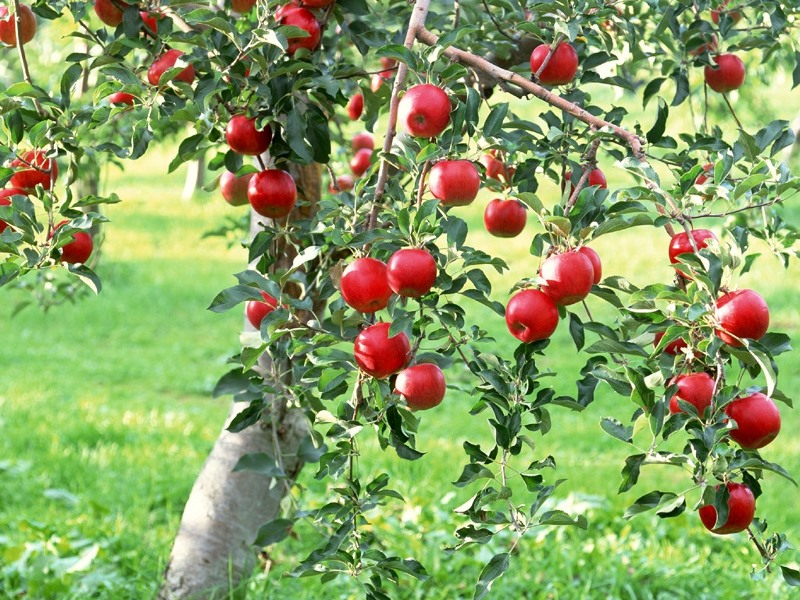
//> input picture tree3.jpg, 800 x 600 px
$ ./main   (built with g++ and OpenCV 4)
//> lines starting //> are read from the running program, lines starting //| are printed output that depends on the picture; after the words box and inside, x2 and y2 are one past the last pixel; in counts of white or black regions, pixels touching at a corner belong together
// Caution!
// !! don't compile it with NDEBUG =(
// !! don't compile it with _GLIBCXX_DEBUG, or be sure that opencv was compiled with this flag
#include <opencv2/opencv.hpp>
#include <cstdio>
#include <cstdlib>
#include <iostream>
#include <cstring>
#include <cmath>
#include <exception>
#include <functional>
#include <ctime>
#include <stdlib.h>
#include <unordered_map>
#include <sys/resource.h>

using namespace cv;
using namespace std;

namespace {
    // change kPrefixPath before running or create folder `results/`
    const string kPrefixPath = "";

class ImageWrapper {
public:
    explicit ImageWrapper(const string& image_name)
        : image_name_(image_name)
    {
//> called with image_name = "./tree3.jpg"
        image_ = imread(image_name);
//> image_ is the input picture: 600 rows x 800 cols, CV_8UC3; mean B, G, R 100, 159.6, 138.6
        if (!image_.data) {
            cerr << "can't find: " << image_name << endl;
            throw runtime_error("bad image's name");
        }
    }

    explicit ImageWrapper(const Mat& image)
        : image_(image)
    {
        assert(image.data);
    }

    // [6 lines left out: function ImageWrapper, not called in this run]

    ImageWrapper Show() const {
        cerr << "show: " << id_ << endl;
        namedWindow(to_string(id_), WINDOW_NORMAL);
        if (image_.type() == CV_32F) {
            Mat temp;
            image_.convertTo(temp, CV_8U, 255);
            imshow(to_string(id_), temp);
        } else {
            imshow(to_string(id_), image_);
        }
        id_++;

        return *this;
    }

    static void Wait() {
        waitKey(0);
    }

    ImageWrapper Save(const string& name = "") const {
        Mat image = image_;
        if (image.type() == CV_32F) {
            image.convertTo(image, CV_8U, 255);
        }

        if (name.size() > 0) {
            assert(imwrite(kPrefixPath + name, image));
        } else if (image_name_.size() > 0) {
            assert(imwrite(kPrefixPath + image_name_, image));
        } else {
            assert(false);
        }

        return *this;
    }

    ImageWrapper FindFruits(const int threshold_ = 140) const {
//> called with threshold_ = 140
        assert(threshold_ > 40); // =(, dfs is so sad

        Mat lab_image;
        GaussianBlur(image_, lab_image, Size(5, 5), 0);
        cvtColor(lab_image, lab_image, CV_BGR2Lab);
//> lab_image: 600 rows x 800 cols, CV_8UC3; mean of channels 0, 1, 2 161, 111.2, 157.5

        Mat planes[3];
        split(lab_image, planes);
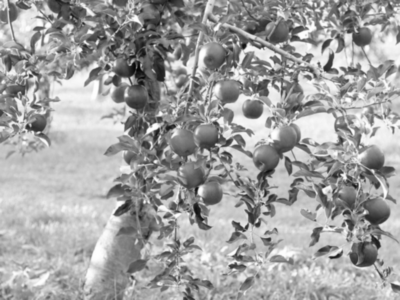
//> planes[0]: 600 rows x 800 cols, CV_8UC1 (shown at 1/2 size); min 6, max 255, mean 161
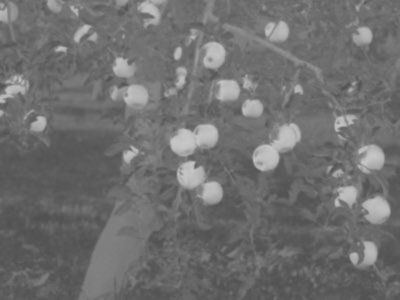
//> planes[1]: 600 rows x 800 cols, CV_8UC1 (shown at 1/2 size); min 80, max 198, mean 111.2
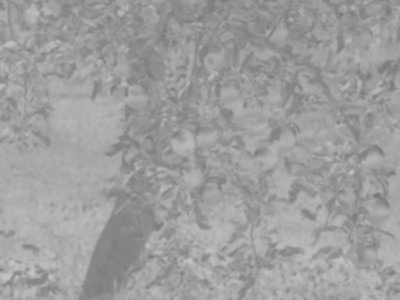
//> planes[2]: 600 rows x 800 cols, CV_8UC1 (shown at 1/2 size); min 116, max 196, mean 157.5

        Mat& a_plane = planes[1];
        threshold(a_plane, a_plane, threshold_, 255, THRESH_BINARY);
//> a_plane: 600 rows x 800 cols, CV_8UC1; 8.9% white; 83 white regions (27 under 20 px), largest, box (x1, y1, x2, y2) and area: (505, 246, 602, 343) 4585, (339, 248, 437, 314) 4202, (354, 322, 445, 407) 3956

        const int anchor_x = 5;
        const int anchor_y = 5;
        Mat element = getStructuringElement(MORPH_ELLIPSE, Size(2 * anchor_x + 1, 2 * anchor_y + 1), Point(anchor_x, anchor_y));
        morphologyEx(a_plane, a_plane, MORPH_CLOSE, element);
        morphologyEx(a_plane, a_plane, MORPH_OPEN, element);
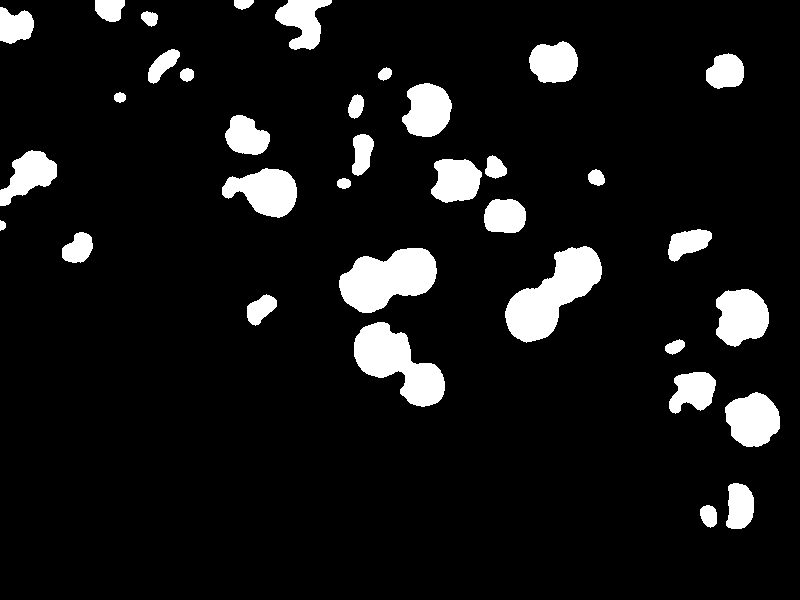
//> a_plane: 600 rows x 800 cols, CV_8UC1; 8.7% white; 35 white regions, largest, box (x1, y1, x2, y2) and area: (505, 246, 602, 343) 4645, (339, 248, 437, 313) 4243, (354, 322, 445, 407) 4006

        int cnt_components;
        vector<vector<int>> conn_matrix;
        // get connected components and count of components
        tie(conn_matrix, cnt_components) = ImageWrapper(a_plane).ConnMatrix();
//> conn_matrix = 600 items; cnt_components = 36

        Mat grad_x;
        Sobel(a_plane, grad_x, CV_32F, 1, 0); // x = 1, 0
        pow(grad_x, 2, grad_x);

        Mat grad_y;
        Sobel(a_plane, grad_y, CV_32F, 0, 1); // y = 0, 1
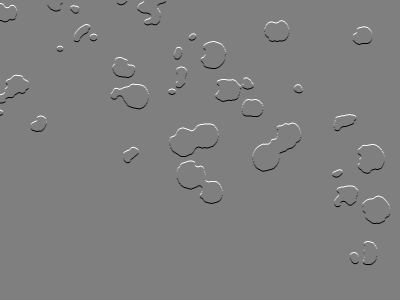
//> grad_y: 600 rows x 800 cols, CV_32FC1 (shown at 1/2 size); min -1020, max 1020, mean -0.4; drawn with min black and max white
        pow(grad_y, 2, grad_y);

        Mat grad; // grad = sqrt(grad_x ** 2 + grad_y ** 2)
        sqrt(grad_x + grad_y, grad);
        grad.convertTo(grad, CV_8U);
        threshold(grad, grad, 100, 255, THRESH_BINARY);

        vector<pair<vector<int>, vector<int>>> color2coord(cnt_components);
//> color2coord = 36 items
        for (int i = 0; i < grad.rows; ++i) {
            for (int j = 0; j < grad.cols; ++j) {
                if (grad.at<uchar>(i, j) && conn_matrix[i][j]) {
                    color2coord[conn_matrix[i][j]].first.push_back(i);
                    color2coord[conn_matrix[i][j]].second.push_back(j);
                }
            }
        }

        for (int i = 0; i < cnt_components; ++i) {
            sort(color2coord[i].first.begin(), color2coord[i].first.end());
            sort(color2coord[i].second.begin(), color2coord[i].second.end());
        }
//> this loop made 36 passes

        Mat circles = Mat::zeros(image_.rows, image_.cols, CV_8U);
        int cnt = 0;
        for (int i = 0; i < cnt_components; ++i) {
            vector<int>& xs = color2coord[i].first;
            vector<int>& ys = color2coord[i].second;
            if (xs.size() == 0 || ys.size() == 0) continue;
            int mid_x = xs.size() / 2;
            int mid_y = ys.size() / 2;

            Point center(ys[mid_y], xs[mid_x]);
            int radius = sqrt(pow(xs.front() - xs[mid_x], 2) + pow(ys.back() - ys[mid_y], 2));
            //if (radius < 20) continue;

            // draw circle on the Mat `circles`
            circle(circles, center, radius, Scalar(255), 6);
            cnt++;
        }
//> this loop made 36 passes
//> (mid_x, mid_y, center, radius) on passes 2 to 9: (36, 36, Point(110, 14), 19), (19, 19, Point(243, 6), 11), (105, 105, Point(301, 25), 39), (59, 59, Point(19, 22), 20), (31, 31, Point(149, 18), 10), (92, 92, Point(554, 61), 30), (64, 64, Point(162, 65), 23), (71, 71, Point(724, 71), 26)
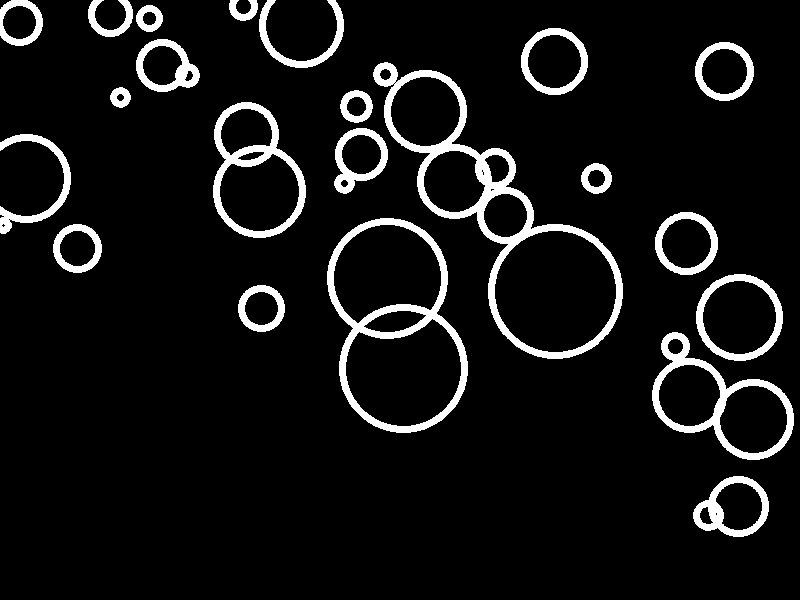
//> circles: 600 rows x 800 cols, CV_8UC1; 7.7% white; 22 white regions, largest, box (x1, y1, x2, y2) and area: (373, 62, 623, 359) 7838, (327, 218, 468, 433) 5052, (652, 332, 794, 460) 3417
//> after the loop, cnt = 35

        cerr << "count = " << cnt << endl;

        // [10 lines of commented-out code are left out]
        Mat grad_arr[] = {circles, circles, Mat::zeros(image_.rows, image_.cols, CV_8U)};
//> grad_arr[2]: 600 rows x 800 cols, CV_8UC1; every value is 0

        merge(grad_arr, 3, grad);

        return ImageWrapper(image_ + grad);
    }

    // returns labelled matrix and count of colors
    pair<vector<vector<int>>, int> ConnMatrix() const {
        assert(image_.channels() == 1);
        assert(image_.type() == CV_8U);

        vector<vector<int>> res(image_.rows, vector<int>(image_.cols));
        for (int i = 0; i < image_.rows; ++i) {
            for (int j = 0; j < image_.cols; ++j) {
                res[i][j] = image_.at<uchar>(i, j);
            }
        }

        int conn_num = 1;

        // vector<bool> is slow I know it...
        vector<vector<bool>> used(image_.rows, vector<bool>(image_.cols, false));
        for (int i = 0; i < image_.rows; ++i) {
            for (int j = 0; j < image_.cols; ++j) {
                if (!used[i][j] && res[i][j] > 0) {
                    PaintIt(res, conn_num++, i, j, used);
                }
            }
        }

        return {res, conn_num};
    }

    ImageWrapper operator + (const ImageWrapper& oth) const {
        return ImageWrapper(image_ + oth.image_);
    }

    ImageWrapper operator - (const ImageWrapper& oth) const {
        return ImageWrapper(image_ - oth.image_);
    }

    ImageWrapper operator * (double c) const {
        return ImageWrapper(image_ * c);
    }

    bool operator == (Scalar_<uchar> s) const {
        for (int i = 0; i < (int) size(); ++i) {
            if (image_.data[i] != s[0]) {
                return false;
            }
        }
        return true;
    }

    size_t size() const {
        return image_.rows * image_.cols * image_.channels();
    }

private:

    static bool Good(int i, int j, vector<vector<int>>& matr) {
        return i >= 0 && j >= 0 &&
               i < (int) matr.size() && j < (int) matr[i].size() &&
               matr[i][j] > 0;
    }

    static void PaintIt(vector<vector<int>>& matr, int conn_num, int i, int j, vector<vector<bool>>& used) {
        assert(i < (int) matr.size() && j < (int) matr[i].size());
        assert(i < (int) used.size() && j < (int) used[i].size());
        static const int di[] = {0, 0, 1, -1};
        static const int dj[] = {1, -1, 0, 0};
        static const int cnt_d = 4;

        used[i][j] = true;
        matr[i][j] = conn_num;

        for (int k = 0; k < cnt_d; ++k) {
            int ni = i + di[k];
            int nj = j + dj[k];
            if (Good(ni, nj, matr) && !used[ni][nj]) {
                PaintIt(matr, conn_num, ni, nj, used);
            }
        }
    }

private:
    string image_name_;
    Mat image_;
    static int id_;
}; // ImageWrapper

int ImageWrapper::id_ = 0;
} // unnamed namespace

int main(int argc, char *argv[]) {
    string path_to_image = "./tree3.jpg";

#ifdef DEBUG
    if (argc > 1 && strlen(argv[1]) > 0) {
        path_to_image = string(argv[1]);
    }
#endif

    cerr << path_to_image << endl;

    ImageWrapper(path_to_image)
        .Show()
        .FindFruits(140)
        .Show()
        .Save("tree3_res.jpg");
//> in Show (call 2), `imshow(to_string(id_), image_);`:
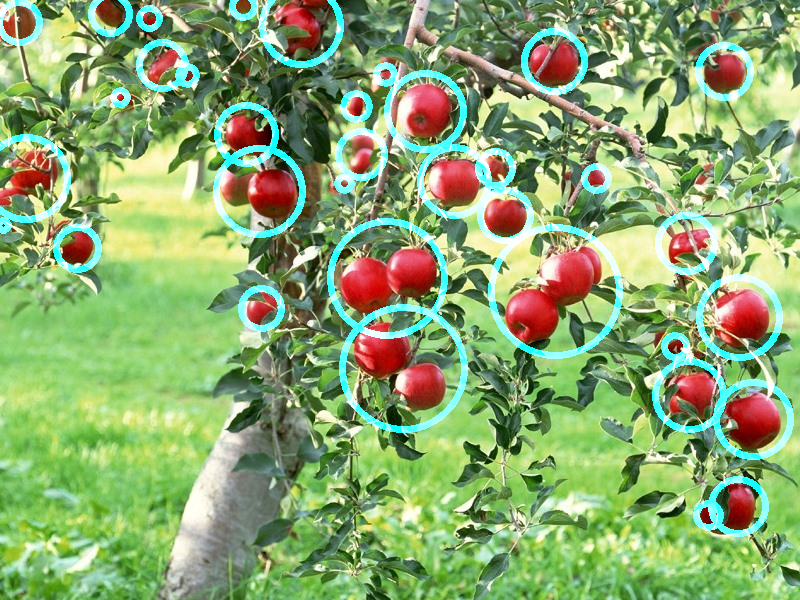
//> window '1': 600 rows x 800 cols, CV_8UC3; mean B, G, R 112.2, 167.9, 138.6

    //ImageWrapper("tree1.jpg")
        //.Show()
        //.FindFruits(130)
        //.Show()
        //.Save("tree1_res.jpg");

    ImageWrapper::Wait();


    return 0;
}

$ run again, with tree1.jpg copied over tree3.jpg
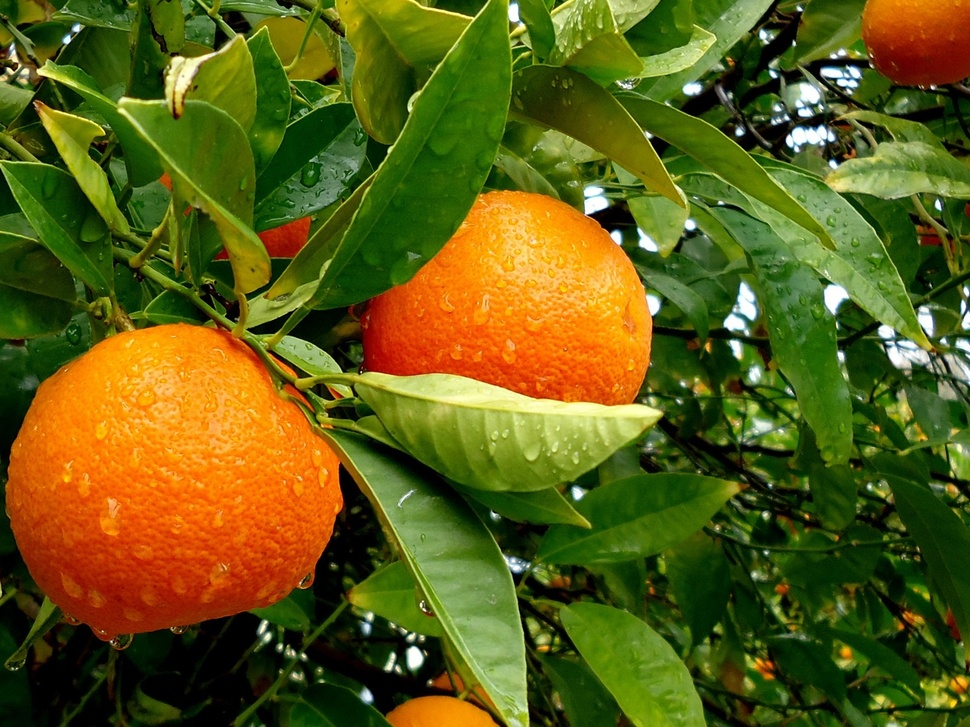
//> input picture tree1.jpg, 970 x 727 px, shrunk from 1600 x 1200 before the run
//> in ImageWrapper, image_ is the input picture: 727 rows x 970 cols, CV_8UC3; mean B, G, R 21.7, 92.9, 94.4
//> in FindFruits, `morphologyEx(a_plane, a_plane, MORPH_OPEN, element);`:
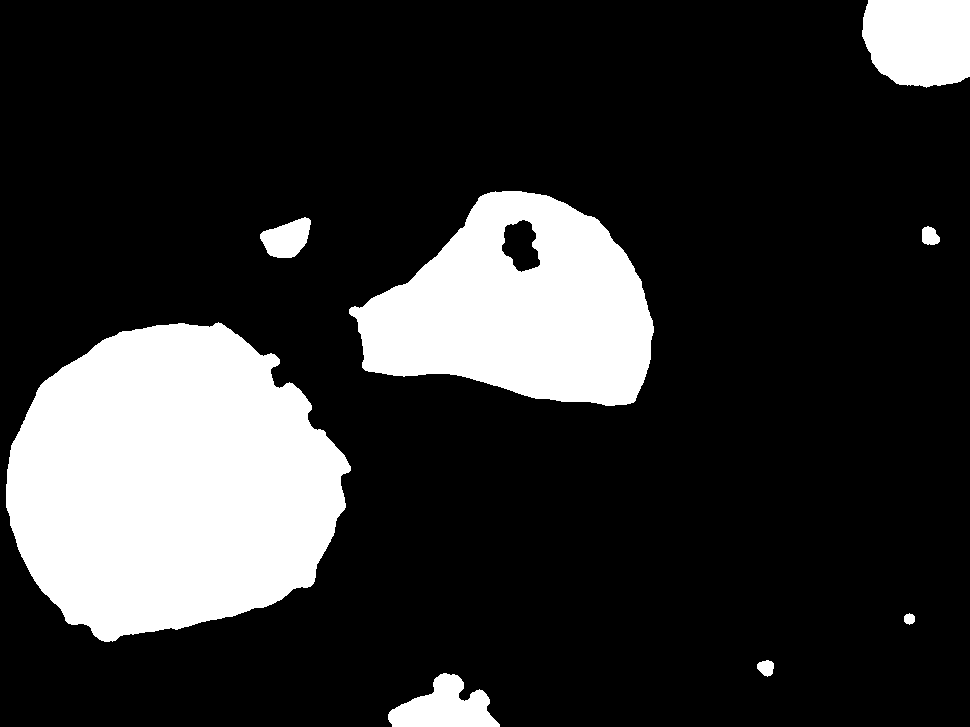
//> a_plane: 727 rows x 970 cols, CV_8UC1; 19.6% white; 8 white regions, largest, box (x1, y1, x2, y2) and area: (6, 322, 351, 642) 81730, (349, 191, 654, 406) 42776, (862, 0, 970, 88) 8406
//> conn_matrix = 727 items; cnt_components = 9
//> color2coord = 9 items
//> the loop in FindFruits, `for (int i = 0; i < cnt_components; ++i)` made 9 passes
//> the loop in FindFruits, `for (int i = 0; i < cnt_components; ++i)` made 9 passes
//> (mid_x, mid_y, center, radius) on passes 2 to 9: (108, 108, Point(888, 76), 111), (623, 623, Point(515, 285), 166), (90, 90, Point(288, 236), 29), (36, 36, Point(930, 236), 13), (699, 699, Point(184, 472), 223), (20, 20, Point(909, 619), 7), (31, 31, Point(766, 668), 10), (132, 132, Point(457, 697), 48)
//> after the loop in FindFruits, `for (int i = 0; i < cnt_components; ++i)`: cnt = 8
//> in Show (call 2), `imshow(to_string(id_), image_);`:
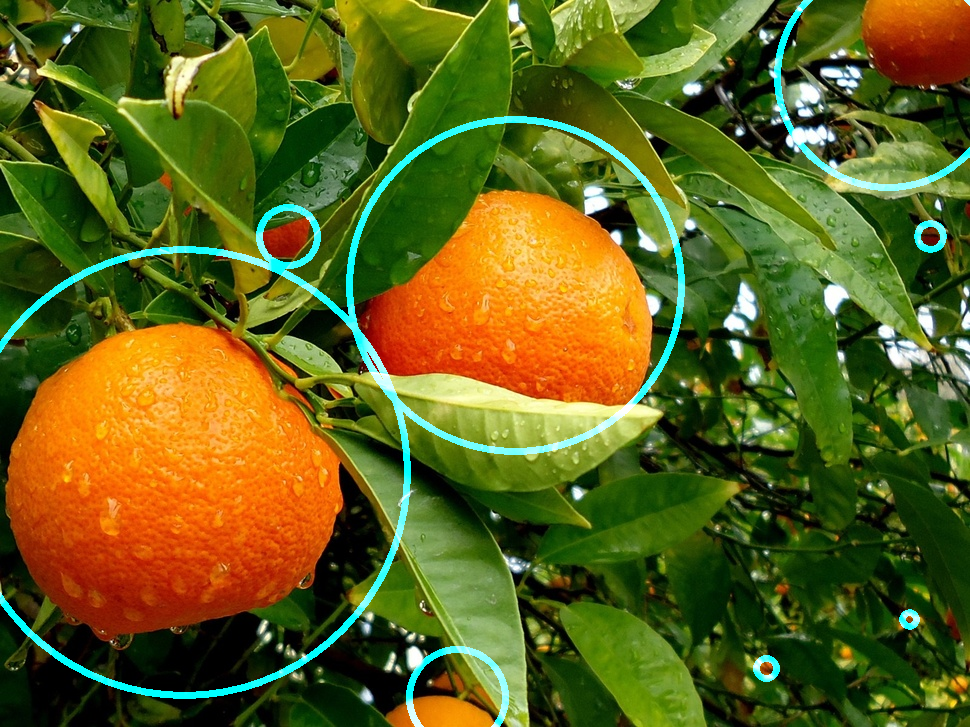
//> window '1': 727 rows x 970 cols, CV_8UC3; mean B, G, R 28.7, 98, 94.4
